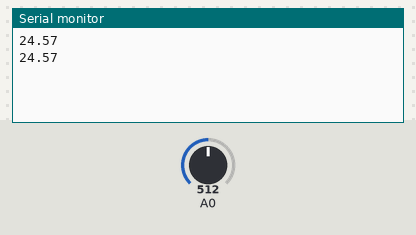
Bench run of a sketch on a simulated Arduino Uno, built with avr-gcc and run on an emulated ATmega328P. On the bench: the last lines printed to the serial monitor. The inputs (shaded band) are chosen by the test bench; at power-on: A0 = 512.

Above: at 1.8 s.
1.9 s: A0 set to 0
At 2.6 s:
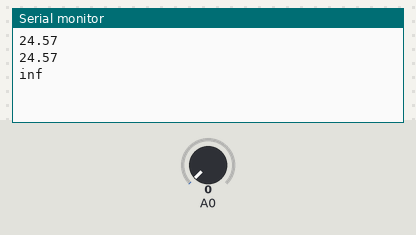
4.5 s: A0 set to 122
At 5.8 s:
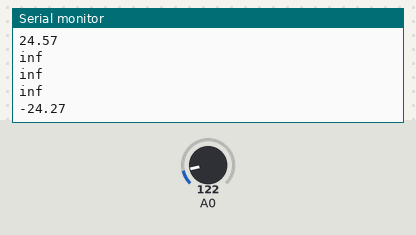

The sketch:

Caracterizacion.ino
```cpp
double Valor;
double Distancia;
int dist;
void setup() {
  // put your setup code here, to run once:
  Serial.begin(9600);

}

void loop() {
  // put your main code here, to run repeatedly:
  int Voltaje;
  Voltaje=analogRead(A0);
  Valor=Voltaje/2848.4;
  Distancia=pow(Valor,1/(-0.776));
  Distancia=33.7-Distancia;
  Serial.println(Distancia);
  delay(1000);
}
```

Measured:
- after the input at 1.9 s, the serial monitor: prints a new line after 0.10 s (image 1)
- after the input at 4.5 s, the serial monitor: prints a new line after 0.50 s (image 2)
